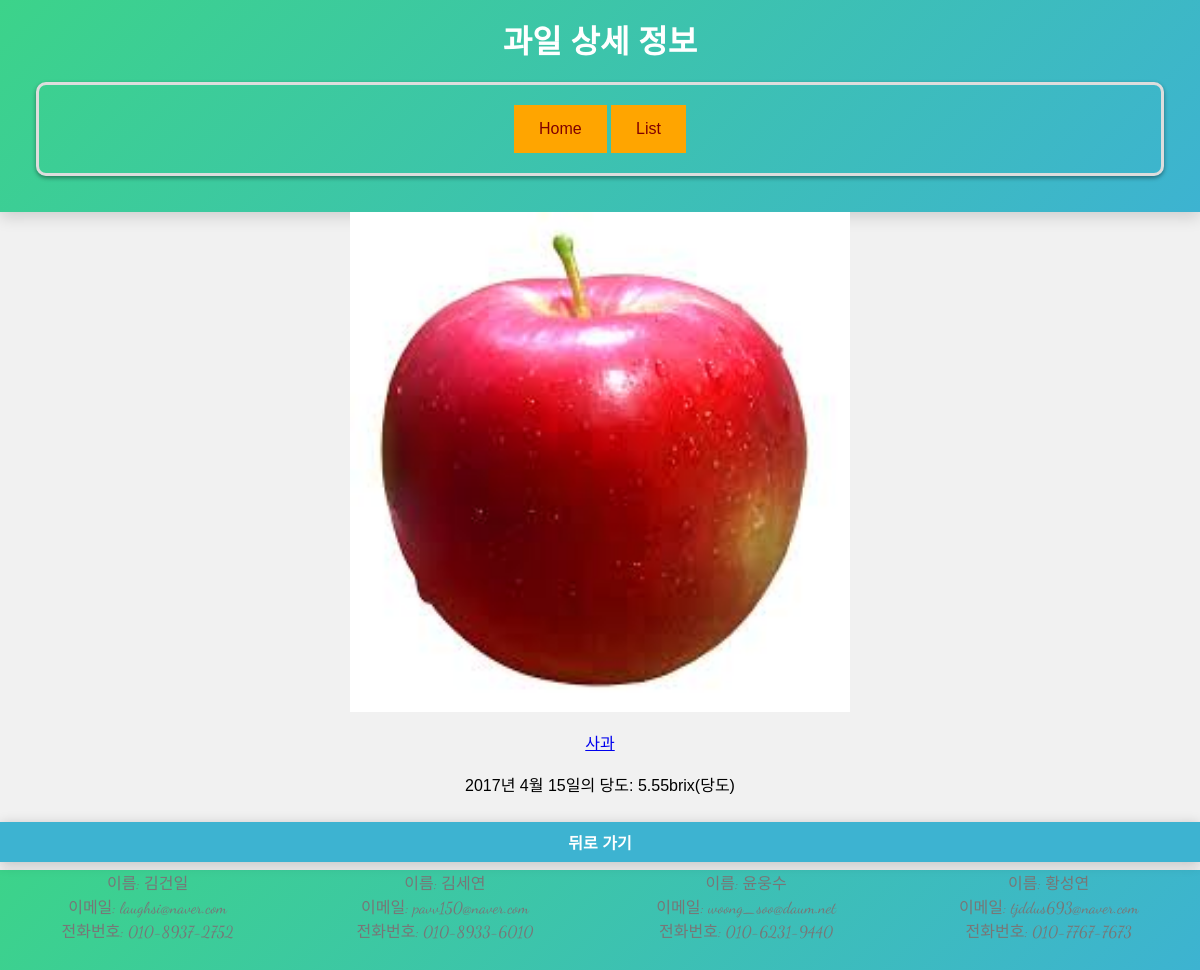
The page /fruit/detail2/15/ on the database its author committed.
### fruit/models.py (models this page shows)
class FruitTable(models.Model):
    user = models.ForeignKey(User, on_delete=models.CASCADE, null=True)
    year = models.IntegerField(null=True)
    month = models.IntegerField(null=True)
    day = models.IntegerField(null=True)
    img = models.ImageField(upload_to='images/', blank=True,null=True)

class FruitImg(models.Model):
    fruittable = models.ForeignKey(FruitTable, on_delete=models.CASCADE, null=True)
    fruitresult = models.CharField(max_length=100,null=True)
    fruitresult2 = models.IntegerField(null=True)

class FruitSugar(models.Model):
    sugar = models.FloatField(null=True)
    fruittable = models.ForeignKey(FruitTable, on_delete=models.CASCADE, null=True)

### fruit/views.py (the view)
# urls.py: path("detail2/<int:id>/", views.detail2, name="detail2"),
def detail2(request,id):
    result = FruitImg.objects.get(id=id)
    ymd = FruitTable.objects.get(id=id)
    img = FruitTable.objects.get(id=id).img
    sugar = FruitSugar.objects.get(id=id).sugar
    id = FruitTable.objects.values_list().last()[0]
    if sugar < 0:
        sugar = 0
    con = {
        'fruitresult':result,
        'ymd':ymd,
        'fruitimg':img,
        'sugar':sugar,
        'id':id,
    }
    return render(request,'fruit/detail2.html',con)

### fruit/templates/fruit/detail2.html (shortened to what this page needs)
<!DOCTYPE html>
<html lang="ko">
<head>
    <link rel="stylesheet" href="/fruit/styles.css">
</head>
<body>
    <header>
        <h1>과일 상세 정보</h1>
        <div class="container">
            <a href="{% url 'fruit:index'%}">Home</a>
            <a href="{% url 'fruit:fruitlist'%}">List</a>
        </div>
    </header>
    <img class='detailimg' src="/{{fruitimg}}" alt="img" width="500" height="500">
    <br>
    <p><a href="{% url 'fruit:food' id%}">{{fruitresult.fruitresult}}</a></p>
    <br>
    <p>{{ymd.year}}년 {{ymd.month}}월 {{ymd.day}}일의 당도: {{ sugar }}brix(당도)</p>
    <br>
    <input type="button" value="뒤로 가기" onclick="location.href='{% url 'fruit:fruitlist' %}'">
    <footer>
        <div>
            <span>이름: 김건일</span><br>
            <span>이메일: laughsi@naver.com</span><br>
            <span>전화번호: 010-8937-2752</span>
        </div>
        <div>
            <span>이름: 김세연</span><br>
            <span>이메일: pavv150@naver.com </span><br>
            <span>전화번호: 010-8933-6010</span>
        </div>
        <div>
            <span>이름: 윤웅수</span><br>
            <span>이메일: woong_soo@daum.net</span><br>
            <span>전화번호: 010-6231-9440</span>
        </div>
        <div>
            <span>이름: 황성연</span><br>
            <span>이메일: tjddus693@naver.com</span><br>
            <span>전화번호: 010-7767-7673</span>
        </div>
    </footer>
</body>
</html>

### fruit/styles.css (style rules this page uses)
* { margin: 0; padding: 0; box-sizing: border-box; }
body { font-family: 'Malgun Gothic', sans-serif; background-color: #f1f1f1; }
header { background-image: linear-gradient(135deg, #3cd38a 0%, #3db3d1 100%); color: white; text-align: center; padding: 1em; box-shadow: 0 5px 15px rgba(0, 0, 0, 0.15); }
div > a:link, a:visited { background-color: #FFA500; color: maroon; padding: 15px 25px; text-align: center; text-decoration: none; display: inline-block; }
p { text-align: center; }
.detailimg { display: block; margin: 0 auto; }
.container { margin: 20px; padding: 20px; border: 3px solid #ddd; border-radius: 10px; box-shadow: 0 2px 4px rgba(0, 0, 0, .4); text-align: center; }
input[type="text"], input[type="number"], input[type="file"], input[type="submit"], input[type="button"] { width: 100%; margin: 0.5em 0; padding: 0.5em; font-size: 1em; }
input[type="submit"], input[type="button"] { background-color: #3db3d1; color: white; border: none; cursor: pointer; font-weight: bold; box-shadow: 0 2px 12px rgba(0, 0, 0, 0.2); transition: all 0.15s ease-in-out; }
footer { display: flex; text-align: center; justify-content: space-around; width: 100%; height: 100px; background-image: linear-gradient(135deg, #3cd38a 0%, #3db3d1 100%); box-shadow: 0 5px 15px rgba(0, 0, 0, 0.15); }
footer span { color: #777; font-family: 'Dancing Script'; }

### rows shown on the page
FruitTable: img (picture), year "2017", month "4", day "15"
FruitImg: fruitresult "사과"
FruitSugar: sugar "5.55"
